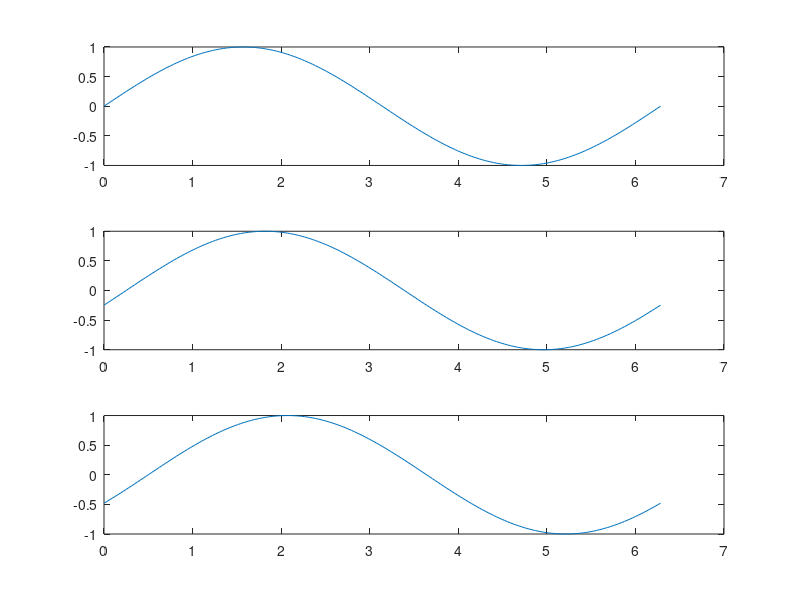

MATLAB code for this plot:
x1=0:pi/100:2*pi;
y1=sin(x1);
y2=sin(x1-0.25);
y3=sin(x1-0.5);

subplot (3,1,1)
plot(x1,y1)
subplot (3,1,2)
plot(x1,y2)
subplot (3,1,3)
plot(x1,y3)


%plot(x1,y1,x1,y2,x1,y3)
%plot(x1,y1,'b-*')
%hold on 
%plot(x1,y2,'g--')
%hold on
%plot (x1,y3,'r-+')

%grid on
%xlabel ('x')
%ylabel ('y')
%legend('y1','y2','y3')
%title ('sine wave plot')
%A=1
%theta=0

%y=Asin(w*t+theta)
%w=2*pi*f
